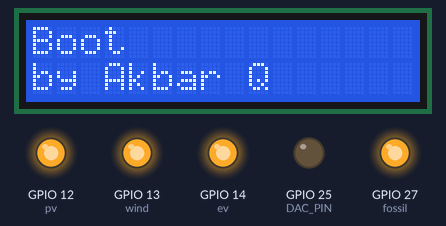
Recording of a sketch running on a simulated ESP32. Parts: 16×2 character LCD, output pins drawn as LEDs (lit = HIGH). Storage starts empty; random numbers use the default seed unless the sketch sets one; what the sketch prints to the serial monitor is not drawn. At 11.5 s the program stops and its outputs stay as they are.

Above: at 1.1 s.
At 11.37 s:
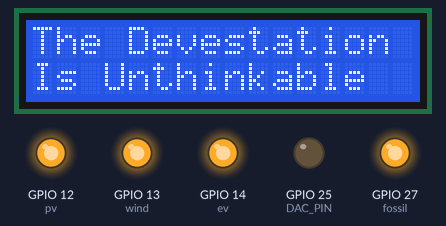

Measured:
- what the display in image 0 shows lasts 10.1 s, from 1.1 s to 11.2 s

The sketch:

MultilingualGreet.ino
```cpp
//ALL OK

#include <SD.h>
#include <SPI.h>
#include <Wire.h>
#include <LiquidCrystal_I2C.h>

const float playbackSpeed = 0.6; // Adjust as needed

#define ev     14
#define wind   13
#define pv     12
#define fossil 27

#define SD_CS_PIN 5   // Define the CS (Chip Select) pin for the SD card
#define DAC_PIN   25  // Define the DAC pin (use DAC1 or DAC2)
#define BUTTON_PIN 15  // Pin for the Physical Press-Me Button

#define THANKS_BUTTON_PIN 34  // Pin to Receive High Signal for Thanks'

volatile bool thanksButtonPressed = false; // Flag to indicate if the thanks button has been pressed
volatile bool thanksButtonReady = false;   // Flag to indicate if the thanks button signal has stabilized

#define NUM_FILES 10 // Number of audio files to choose from
#define NUM_FILES_TO_PLAY 3 // Number of audio files to play
#define NUM_ADDITIONAL_FILES 5 // Number of additional files to choose from

//Name of File To PLAY
File audioFile;

int filesPlayed[NUM_FILES] = {0}; // Array to keep track of played files

#define THANKS_PIN_READ_TIMEOUT 100 // Timeout value in milliseconds
#define THANKS_SPECIFIC_FILE "thanks_specific.wav" // Specify the filename of the specific audio file

// LCD configuration
#define LCD_ADDRESS 0x27 // I2C address of the LCD
#define LCD_COLUMNS 16   // Number of columns in the LCD
#define LCD_ROWS 2       // Number of rows in the LCD

LiquidCrystal_I2C lcd(LCD_ADDRESS, LCD_COLUMNS, LCD_ROWS);

void setup() {
  Serial.begin(115200);
  delay(1000);

  pinMode(ev, OUTPUT);
  pinMode(pv, OUTPUT);
  pinMode(fossil, OUTPUT);
  pinMode(wind, OUTPUT);

  digitalWrite(ev, HIGH);
  digitalWrite(pv, HIGH);
  digitalWrite(fossil, HIGH);
  digitalWrite(wind, HIGH);

  // Initialize LCD
  lcd.init();
  lcd.backlight(); // Turn on the backlight

  lcd.clear();
  lcd.setCursor(0, 0);
  lcd.print("Boot");
  lcd.setCursor(0, 1);
  lcd.print("by Akbar Q"); // Hello in French
  delay(10000);

  // Initialize SD card
  if (!SD.begin(SD_CS_PIN)) {
    Serial.println("SD card initialization failed.");
    return;
  }
  Serial.println("SD card initialized.");

  // Configure the DAC pin
  pinMode(DAC_PIN, OUTPUT);

  // Open an audio file for playback
  Serial.println("Attempt Boot Audio");
  audioFile = SD.open("/Speech/Speech.wav");
  if (!audioFile) {
    Serial.println("File not found.");
  }

  if (audioFile) {
    Serial.print("Playing audio file ");

    // Read audio data and play it
    while (audioFile.available()) {
      uint8_t sample = audioFile.read(); // Read a sample (8-bit, mono)
      dacWrite(DAC_PIN, sample);         // Send the sample to DAC
    }
  }

  // Close the audio file
  audioFile.close();
/*
  // Initialize button pin
  pinMode(BUTTON_PIN, INPUT_PULLUP);

  // Attach Interrupt to The Button Pin to Play Speech
  attachInterrupt(digitalPinToInterrupt(BUTTON_PIN), playSpecificAudio, FALLING); */

  // Seed random number generator
  randomSeed(analogRead(0));

/*
  // Initialize thanks button pin
  pinMode(THANKS_BUTTON_PIN, INPUT); // HIGH signal from another microcontroller
/*
  // Attach interrupt to the thanks button pin for falling edge
  attachInterrupt(digitalPinToInterrupt(THANKS_BUTTON_PIN), thanksButtonInterrupt, FALLING);
*/
}

void loop() {
  // Play three random files
  for (int i = 0; i < NUM_FILES_TO_PLAY; i++) {
    // Choose a random file number
    int fileNumber = getRandomFile();

    // Open the selected audio file
    switch (fileNumber) {
      case 1:
        audioFile = SD.open("/Greetings/Bonjour.wav");
        lcd.clear();
        lcd.setCursor(0, 0);
        lcd.print("Bonjour mon ami!");
        lcd.setCursor(0, 1);
        lcd.print("Ca Va?"); // Hello in French
        break;
      case 2:
        audioFile = SD.open("/Greetings/Hello.wav");
        lcd.clear();
        lcd.setCursor(0, 0);
        lcd.print("Hello my friend!");
        lcd.setCursor(0, 1);
        lcd.print("Come Here"); // Hello in English
        break;
      case 3:
        audioFile = SD.open("/Greetings/Hola.wav");
        lcd.clear();
        lcd.setCursor(0, 0);
        lcd.print("Hola amigo!");
        lcd.setCursor(0, 1);
        lcd.print("Como estas?"); // Hello in Spanish
        break;
      case 4:
        audioFile = SD.open("/Greetings/Kamusta.wav");
        lcd.clear();
        lcd.setCursor(0, 0);
        lcd.print("Kamusta ka!");
        lcd.setCursor(0, 1);
        lcd.print("Maganda?"); // Hello in Tagalog
        break;
      case 5:
        audioFile = SD.open("/Greetings/Konichiwa.wav");
        lcd.clear();
        lcd.setCursor(0, 0);
        lcd.print("Konichiwa!");
        lcd.setCursor(0, 1);
        lcd.print("Genki desu ka?"); // Hello in Japanese
        break;
      case 6:
        audioFile = SD.open("/Greetings/marhaba.wav");
        lcd.clear();
        lcd.setCursor(0, 0);
        lcd.print("Marhaba sadiqi!");
        lcd.setCursor(0, 1);
        lcd.print("Keifak?"); // Hello in Arabic
        break;
      case 7:
        audioFile = SD.open("/Greetings/Namaste.wav");
        lcd.clear();
        lcd.setCursor(0, 0);
        lcd.print("Namaste dost!");
        lcd.setCursor(0, 1);
        lcd.print("Kaise ho?"); // Hello in Hindi
        break;
      case 8:
        audioFile = SD.open("/Greetings/Vanakam.wav");
        lcd.clear();
        lcd.setCursor(0, 0);
        lcd.print("Vanakam nanbare!");
        lcd.setCursor(0, 1);
        lcd.print("Eppadi irukkum?"); // Hello in Tamil
        break;
      case 9:
        audioFile = SD.open("/Thanks/Thanks.wav");
        lcd.clear();
        lcd.setCursor(0, 0);
        lcd.print("By Akbar Qamar");
        lcd.setCursor(0, 1);
        lcd.print("32Bit Beauty");
        break;
      case 10:
        audioFile = SD.open("/Music/Back2.wav");
        lcd.clear();
        lcd.setCursor(0, 0);
        lcd.print("32 Bits of");
        lcd.setCursor(0, 1);
        lcd.print("EXPRESSION");
        break;
      default:
        audioFile = SD.open("/Music/BackUP.wav");
        lcd.clear();
        lcd.setCursor(0, 0);
        lcd.print("Engineering");
        lcd.setCursor(0, 1);
        lcd.print("Meets Art");
        break;
    }

    // Check if the file opened successfully
    if (audioFile) {
      Serial.print("Playing audio file ");
      Serial.println(fileNumber);

      // Read audio data and play it
      while (audioFile.available()) {
        uint8_t sample = audioFile.read(); // Read a sample (8-bit, mono)
        dacWrite(DAC_PIN, sample);         // Send the sample to DAC
      }

      // Close the audio file
      audioFile.close();

      // Add some delay between playing each audio file
      delay(5000); // Adjust as needed
    } else {
      Serial.println("Failed to open audio file!");
    }
  }

  // Play one additional file from a list of five
  int additionalFileNumber = random(1, NUM_ADDITIONAL_FILES + 1);
  switch (additionalFileNumber) {
    case 1:
      audioFile = SD.open("/BackMusic/File1.wav");
      lcd.clear();
      lcd.setCursor(0, 0);
      lcd.print("File1.wav");
      lcd.setCursor(0, 1);
      lcd.print("Playback Text 1"); // Custom text for File1.wav playback
      break;
    case 2:
      audioFile = SD.open("/BackMusic/File2.wav");
      lcd.clear();
      lcd.setCursor(0, 0);
      lcd.print("The Devestation");
      lcd.setCursor(0, 1);
      lcd.print("Is Unthinkable"); // Custom text for File2.wav playback
      break;
    case 3:
      audioFile = SD.open("/BackMusic/File3.wav");
      lcd.clear();
      lcd.setCursor(0, 0);
      lcd.print("Decentralized");
      lcd.setCursor(0, 1);
      lcd.print("Power Economy"); // Custom text for File3.wav playback
      break;
    case 4:
      audioFile = SD.open("/BackMusic/File4.wav");
      lcd.clear();
      lcd.setCursor(0, 0);
      lcd.print("Fight for Green");
      lcd.setCursor(0, 1);
      lcd.print("Freedom Future"); // Custom text for File4.wav playback
      break;
    case 5:
      audioFile = SD.open("/BackMusic/File5.wav");
      lcd.clear();
      lcd.setCursor(0, 0);
      lcd.print("Generate, Store");
      lcd.setCursor(0, 1);
      lcd.print("Distribute Earn"); // Custom text for File5.wav playback
      break;
    default:
      audioFile = SD.open("/BackMusic/BackUP.wav");
      lcd.clear();
      lcd.setCursor(0, 0);
      lcd.print("Look at Me I");
      lcd.setCursor(0, 1);
      lcd.print("Am Centre Piece"); // Custom text for backup playback
      break;
  }

  // Check if the additional file opened successfully
  if (audioFile) {
    Serial.print("Playing additional audio file ");
    Serial.println(additionalFileNumber);

    // Read audio data and play it
    while (audioFile.available()) {
      uint8_t sample = audioFile.read(); // Read a sample (8-bit, mono)
      dacWrite(DAC_PIN, sample);         // Send the sample to DAC
    }

    // Close the audio file
    audioFile.close();
  } else {
    Serial.println("Failed to open additional audio file!");
  }
}

void playSpecificAudio() {
  // Open the specific audio file
  audioFile = SD.open("/Speech/Speech.wav");

  // Check if the file opened successfully
  if (audioFile) {
    Serial.println("Playing Speech File");

    // Read audio data and play it
    while (audioFile.available()) {
      uint8_t sample = audioFile.read(); // Read a sample (8-bit, mono)
      dacWrite(DAC_PIN, sample);         // Send the sample to DAC
    }

    // Close the audio file
    audioFile.close();
  } else {
    Serial.println("Failed To Open Speech File");
  }
}

// Function to get a random file that hasn't been played yet
int getRandomFile() {
  int randomFile;
  do {
    randomFile = random(1, NUM_FILES + 1); // Add 1 to include upper bound
  } while (filesPlayed[randomFile - 1] == 1);

  filesPlayed[randomFile - 1] = 1; // Mark file as played

  return randomFile;
}

// Interrupt service routine to handle thanks button signal change
void thanksButtonInterrupt() {
  // Debouncing delay
  delay(50);

  // Check if the thanks button signal is still LOW after the delay
  if (digitalRead(THANKS_BUTTON_PIN) == LOW) {
    // Play the specific audio file
    playThanksSpecificAudio();
  }
}

// Function to handle playing thanks specific audio
void playThanksSpecificAudio() {
  // Open and play the specific audio file directly
  File audioFile = SD.open("/Thanks/Thanks.wav");

  // Check if the file opened successfully
  if (audioFile) {
    Serial.print("Playing thanks specific audio file: ");
    Serial.println(THANKS_SPECIFIC_FILE);

    lcd.clear();
    lcd.setCursor(0, 0);
    lcd.print("Feast Your Eyes");
    lcd.setCursor(0, 1);
    lcd.print("And Ears Now");

    // Read audio data and play it
    while (audioFile.available()) {
      uint8_t sample = audioFile.read(); // Read a sample (8-bit, mono)
      dacWrite(DAC_PIN, sample);         // Send the sample to DAC
    }

    // Close the audio file
    audioFile.close();
  } else {
    Serial.println("Failed to open thanks specific audio file!");
  }
}
```
